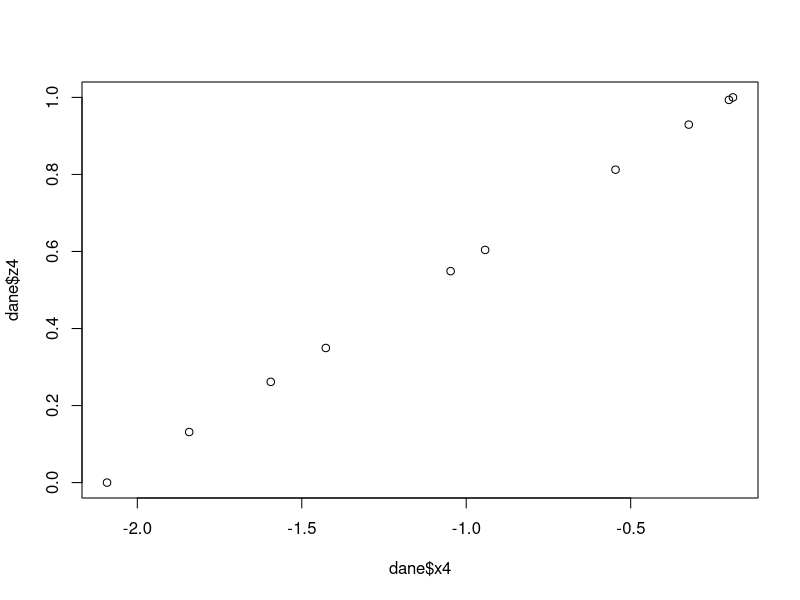

This figure's R source:
# zbiór danych

dane <- data.frame(x1=runif(10),
                   x2=runif(10),
                   x3=rnorm(10),
                   x4=rnorm(10))

w1 <- mean(dane$x1)/median(dane$x1)
w2 <- mean(dane$x2)/median(dane$x2)
w3 <- mean(dane$x3)/median(dane$x3)
w4 <- mean(dane$x4)/median(dane$x4)

oblicz_wskaznik <- function(x){
  
  wskaznik <- sd(x)/median(x)
  
  return(wskaznik)
  
}

w1 <- oblicz_wskaznik(dane$x1)
w2 <- oblicz_wskaznik(dane$x2)
w3 <- oblicz_wskaznik(dane$x3)
w4 <- oblicz_wskaznik(dane$x4)

# 1 sposób
normalizuj_dane <- function(x){
  
  return((x-min(x))/(max(x)-min(x)))
  
}

dane$z4 <- normalizuj_dane(dane$x4)

plot(dane$x4, dane$z4)

# 2 sposób
normalizuj_dane <- function(x){
  
  (x-min(x))/(max(x)-min(x))
  
}

# 3 sposób
normalizuj_dane <- function(x) (x-min(x))/(max(x)-min(x))

# 4 sposób
normalizuj_dane <- \(x) (x-min(x))/(max(x)-min(x))

# warunki

wartosc <- "abc"

if(wartosc > 0) {
  print("Wartość > 0")
} else if(wartosc < 0) {
  print("Wartość < 0")
} else {
  print("Wartość = 0")
}

# pętle

month.name

for(month in 1:12){
  print(month.name[month])
}

for(month in 1:length(month.name)){
  print(month.name[month])
}

for(month in seq_along(month.name)){
  print(month.name[month])
}

for(month in month.name){
  print(month)
}

# toupper

month_upper <- character(length = length(month.name))

for(month in seq_along(month.name)){
  
  month_upper[month] <- toupper(month.name[month])
  
}

toupper(month.name)
